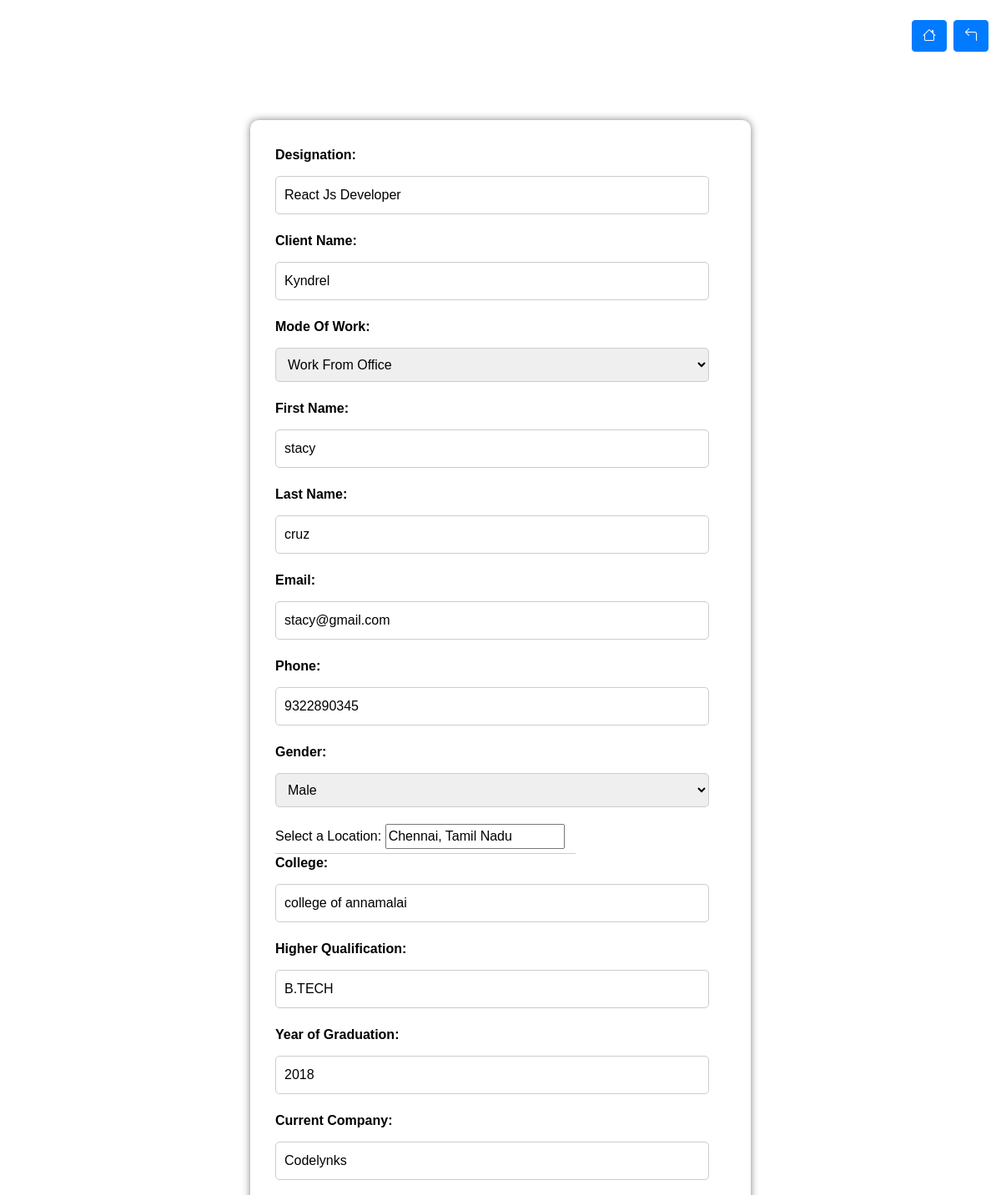
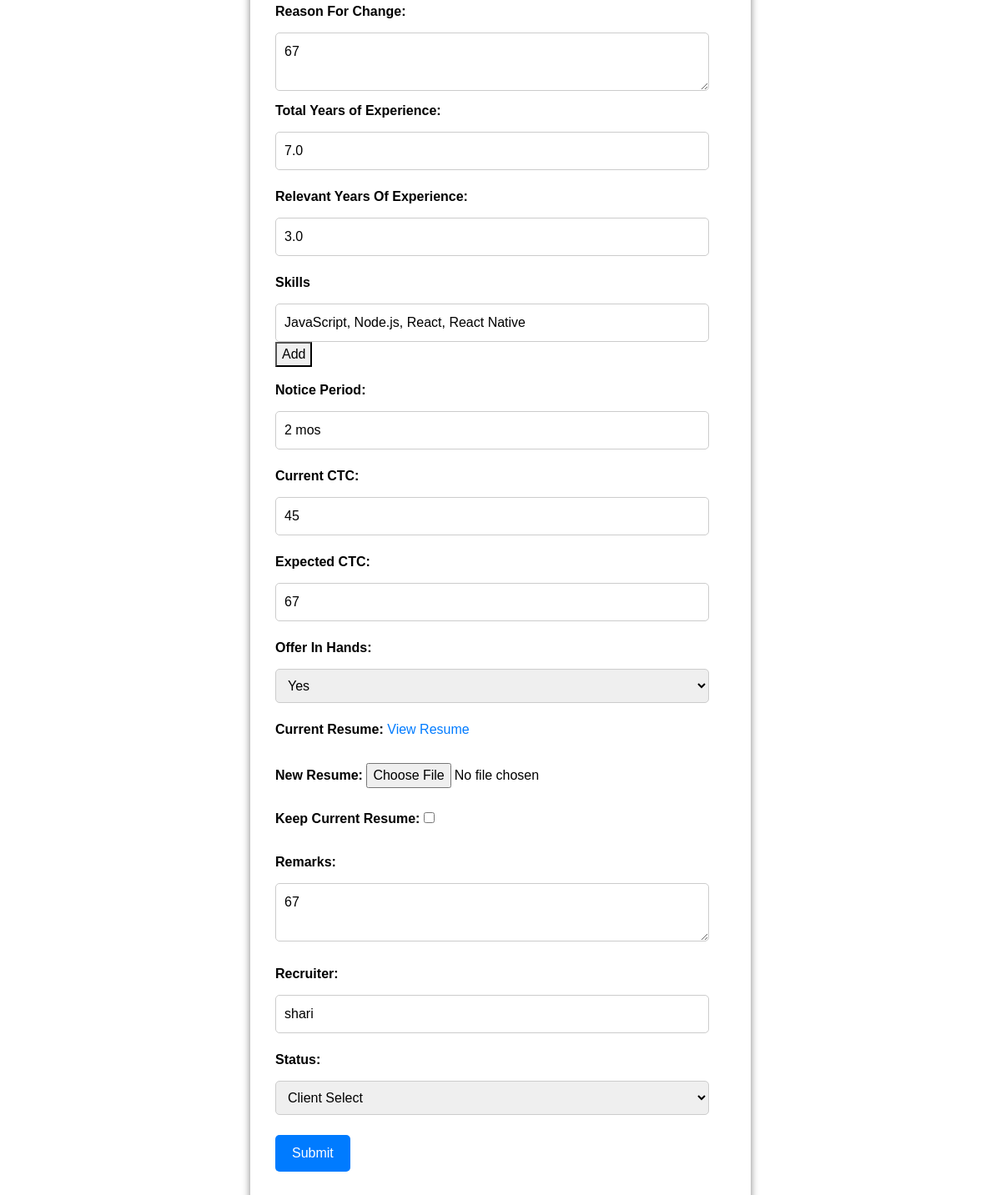
/update/34/ (signed in), run on the app's committed database (2 pictures, top to bottom).
### candidate_app/models.py (models this page shows, shortened)
class Candidate(models.Model):
    user = models.ForeignKey(CustomUser, on_delete=models.CASCADE)
    email = models.EmailField(unique=True)
    phone = models.CharField(max_length=15)
    client_name = models.CharField(max_length=15)
    first_name = models.CharField(max_length=150, null=True)
    last_name = models.CharField(max_length=150)
    mode_of_work = models.CharField(max_length=150, default='full_time',null=True)
    gender = models.CharField(max_length=50, default='unknown', null=True,blank=True)
    college = models.CharField(max_length=50, null=True,blank=True)
    graduation_year= models.CharField(max_length=50, null=True,blank=True)
    qualification = models.TextField(null=True,blank=True)
    skills = models.ManyToManyField(Skill)
    experience = models.FloatField(null=True, blank=True)
    relevent_experience = models.FloatField(null=True, blank=True)
    designation = models.CharField(max_length=50, null=True,blank=True)
    expected_ctc = models.CharField(max_length=50, null=True,blank=True)
    current_ctc = models.CharField(max_length=50, null=True,blank=True)
    offer_in_hands = models.CharField(max_length=50,default=None, null=True,blank=True)
    offer_details= models.CharField(max_length=50,default=None, null=True,blank=True)     ###  hidden box
    notice_period = models.CharField(max_length=50, null=True,blank=True)
    current_company = models.CharField(max_length=100, null=True,blank=True)
    reason_for_change = models.CharField(max_length=2000, null=True,blank=True)          ###  hidden
    location = models.CharField(max_length=50, null=True,blank=True)
    resume = models.FileField(upload_to='resume/',max_length=200,blank=True,null=True)
    remarks = models.TextField(null=True,blank=True)
    updated_by = models.CharField(max_length=50, null=True,blank=True)
    updated_on = models.DateTimeField(auto_now_add=True, null=True)
    screening_time = models.CharField(max_length=100, null=True,blank=True)
    recruiter = models.CharField(max_length=50, null=True,blank=True)
    status = models.CharField(max_length=100, null=True,blank=True)
    rejection_reason = models.CharField(max_length=100, null=True,blank=True)         ### hidden
    additional_status = models.CharField(max_length=100, null=True,blank=True)
    rejection_reason_for_r1_r4 = models.CharField(max_length=100, null=True,blank=True)        ## hidden
    offer = models.CharField(max_length=100, null=True,blank=True)
    offer_reject_reason = models.CharField(max_length=100, null=True,blank=True)
    class Meta:
        ordering = ["-updated_on"]

class Skill(models.Model):
    user = models.ForeignKey(CustomUser, on_delete=models.CASCADE)
    name = models.CharField(max_length=50)

### candidate_app/views.py (the view, shortened to what this page needs)
# urls.py: path('update/<int:pk>/',Updatecandidate.as_view(),name='update') ,  ## update a candidate
class Updatecandidate(UpdateView):
    model = Candidate
    success_url = reverse_lazy('list')
    template_name = 'update_candidate.html'
    def get(self, request, pk):
        candidate = get_object_or_404(Candidate, pk=pk, user=request.user)
        return render(request, self.template_name, {'candidate': candidate})

### templates/update_candidate.html (shortened to what this page needs)
{% load static %}
<!DOCTYPE html>
<html lang="en">
<head>
  <link rel="stylesheet" href="https://stackpath.bootstrapcdn.com/bootstrap/4.5.2/css/bootstrap.min.css">
  <link rel="stylesheet" href="https://cdnjs.cloudflare.com/ajax/libs/font-awesome/6.0.0/css/all.min.css">
  <link rel="stylesheet" href="{% static 'css/candidate.css' %}" />
<link rel="stylesheet" href="https://cdn.jsdelivr.net/npm/bootstrap-icons@1.11.1/font/bootstrap-icons.css">
</head>
<body>
  <br><br>
  <div class="container-fluid fixed-top mt-4">
  <div class="d-flex justify-content-end ">
    <a href="/user" class="btn btn-primary mx-2"><i class="bi bi-house"></i></a>
    <a href="/back" class="btn btn-primary" onclick="goBack()"><i class="bi bi-arrow-90deg-left"></i></a>
  </div>
</div>
  <br><br>
  <br><br>
  <div class="container">
    <div class="transparent-form">
      <form method="post" action="{% url 'update' candidate.pk %}" id="submission-form" enctype="multipart/form-data">
        <div class="form-group">
          <label for="designation">Designation:</label>
          <input value="{{candidate.designation}}" type="text" id="designation" name="designation" required>
        </div>
        <div class="form-group">
          <label for="client-name">Client Name:</label>
          <input value="{{candidate.client_name}}"  type="text" id="client-name" name="client_name">
        </div>
        <div class="form-group">
          <label for="mode-of-work">Mode Of Work:</label>
          <select id="mode-of-work" name="mode_of_works">
            <option value="Work From Office" {% if candidate.mode_of_work == 'Work From Office' %}selected{% endif %}>Work From Office</option>
        </select>
        </div>
        <div class="form-group">
          <label for="first-name">First Name:</label>
          <input value="{{candidate.first_name}}" type="text" id="first-name" name="first_name">
        </div>
        <div class="form-group">
          <label for="last-name">Last Name:</label>
          <input value="{{candidate.last_name}}" type="text" id="last-name" name="last_name">
        </div>
        <div class="form-group">
          <label for="email">Email:</label>
          <input value="{{candidate.email}}" type="email" id="email" name="email">
        </div>
        <div class="form-group">
          <label for="phone">Phone:</label>
          <input value="{{candidate.phone}}" type="text" id="phone" name="phone">
        </div>
        <div class="form-group">
          <label for="gender">Gender:</label>
          <select id="gender" name="gender">
            <option value="male" {% if candidate.gender == 'male' %}selected{% endif %}>Male</option>
        </select>
        </div>
        <label for="location">Select a Location:</label>
        <input value="{{candidate.location}}" name="location" type="text" id="locationInput" placeholder="Type to search for a location">
        <div id="suggestionsContainer"></div>
        <div class="form-group">
          <label for="college">College:</label>
          <input value="{{candidate.college}}" type="text" id="college" name="college">
        </div>
        <div class="form-group">
          <label for="qualification">Higher Qualification:</label>
          <input value="{{candidate.qualification}}" type="text" id="qualification" name="qualification">
        </div>
        <div class="form-group">
          <label for="graduation-year">Year of Graduation:</label>
          <input value="{{candidate.graduation_year}}" type="text" id="graduation-year" name="graduation_year">
        </div>
        <div class="form-group">
          <label for="current-company">Current Company:</label>
          <input value="{{candidate.current_company}}" type="text" id="current-company" name="current_company">
        </div>
        <div class="form-group">
          <label for="remarks">Reason For Change:</label>
          <textarea id="remarks" name="remarks">{{ candidate.remarks }}</textarea>
        <div class="form-group">
          <label for="experience">Total Years of Experience:</label>
          <input value="{{candidate.experience}}" type="text" id="experience" name="experience">
        </div>
        <div class="form-group">
          <label for="relevant-experience">Relevant Years Of Experience:</label>
          <input value="{{candidate.relevent_experience}}" type="text" id="relevant-experience" name="relevent_experience">
        </div>
        <label>Skills</label>
        <input value="{% for skill in candidate.skills.all %}{{ skill.name }}{% if not forloop.last %}, {% endif %}{% endfor %}" type="text" id="skillsInput" placeholder="Type skills" oninput="filterSkills()">
        <button type="button" onclick="addManuallyTypedSkill(event)">Add</button>
        <div class="form-group">
          <label for="notice-period">Notice Period:</label>
          <input value="{{candidate.notice_period}}" type="text" id="notice-period" name="notice_period">
        </div>
        <div class="form-group">
          <label for="current-ctc">Current CTC:</label>
          <input value="{{candidate.current_ctc}}" type="text" id="current-ctc" name="current_ctcs">
        </div>
        <div class="form-group">
          <label for="expected-ctc">Expected CTC:</label>
          <input value="{{candidate.expected_ctc}}" type="text" id="expected-ctc" name="expected_ctc">
        </div>
        <div class="form-group">
          <label for="offer">Offer In Hands:</label>
          <select id="offer" name="offer_in_hands">
            <option value="yes" {% if candidate.offer_in_hands == 'yes' %}selected{% endif %}>Yes</option>
        </select>
        </div>
<div class="form-group">
  <label for="resume">Current Resume:</label>
  {% if candidate.resume %}
      <a href="{{ candidate.resume.url }}" target="_blank">View Resume</a>
  {% else %}
      No resume uploaded.
  {% endif %}
</div>
<div class="form-group">
  <label for="new_resume">New Resume:</label>
  <input type="file" id="new_resume" name="new_resume">
</div>
<div class="form-group">
  <label for="keep_resume">Keep Current Resume:</label>
  <input type="checkbox" id="keep_resume" name="keep_resume" {% if not candidate.resume %}checked{% endif %}>
</div>
        <div class="form-group">
          <label for="remarks">Remarks:</label>
          <textarea id="remarks" name="remarks">{{candidate.expected_ctc}}</textarea>
        </div>
        <div class="form-group">
          <label for="recruiter">Recruiter:</label>
          <input  value="{{candidate.recruiter}}"  type="text" id="recruiter" name="recruiter">
        </div>
        <div class="form-group">
          <label for="status">Status:</label>
          <select id="status" name="status" onchange="showHideClientDetails()">
            <option value="Client Select" {% if candidate.status == 'Client Select' %}selected{% endif %}>Client Select</option>
          </select>
        <br>
<br>
        <button type="submit">Submit</button>
      </form>
    </div>
  </div>
</body>
</html>

### candidate_app/static/css/candidate.css (style rules this page uses)
body { font-family: Arial, sans-serif; background-image: url('https://easy.jobs/wp-content/uploads/2022/04/Top-5-Best-Applicant-Tracking-Systems-ATS-Software-for-2022.png'); background-size: cover; background-position: center; background-repeat: no-repeat; background-attachment: fixed; color: #000; }
.container { display: flex; justify-content: center; align-items: center; }
.transparent-form { background-color: rgb(255, 255, 255); border-radius: 10px; padding: 30px; box-shadow: 0px 0px 10px 0px rgba(0, 0, 0, 0.5); width: 100%; max-width: 600px; text-align: left; overflow-y: auto; }
.form-group { margin-bottom: 20px; }
.form-group label { font-weight: bold; }
.form-group input[type="text"], .form-group input[type="email"], .form-group select, .form-group textarea { width: calc(100% - 20px); padding: 10px; border: 1px solid #ccc; border-radius: 5px; font-size: 16px; margin-top: 5px; }
.form-group button[type="submit"] { background-color: #007bff; color: #fff; border: none; padding: 10px 20px; border-radius: 5px; cursor: pointer; }
#suggestionsContainer { position: absolute; width: 30%; max-height: 200px; overflow-y: auto; background-color: #fff; border: 1px solid #ccc; border-top: none; z-index: 1000; }

### data on the page
Candidate: designation "React Js Developer", client_name "Kyndrel", mode_of_works "Work From Office", first_name "stacy", last_name "cruz", email "stacy@gmail.com", phone "9322890345", gender "Male", location "Chennai, Tamil Nadu", college "college of annamalai", qualification "B.TECH", graduation_year "2018", current_company "Codelynks", remarks "67", experience "7.0", relevent_experience "3.0", id.name "JavaScript, Node.js, React, React Native", notice_period "2 mos", current_ctcs "45", expected_ctc "67", offer_in_hands "Yes", recruiter "shari", status "Client Select"
